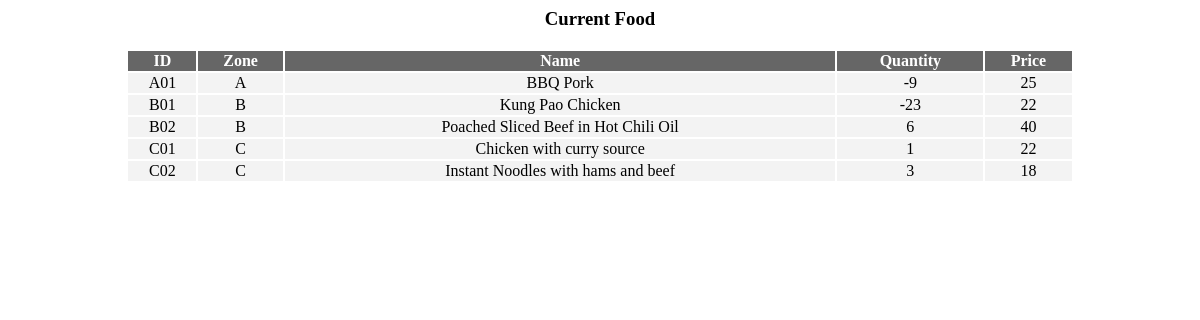
/functions/get_food.php, run on an earlier commit of the app's database.
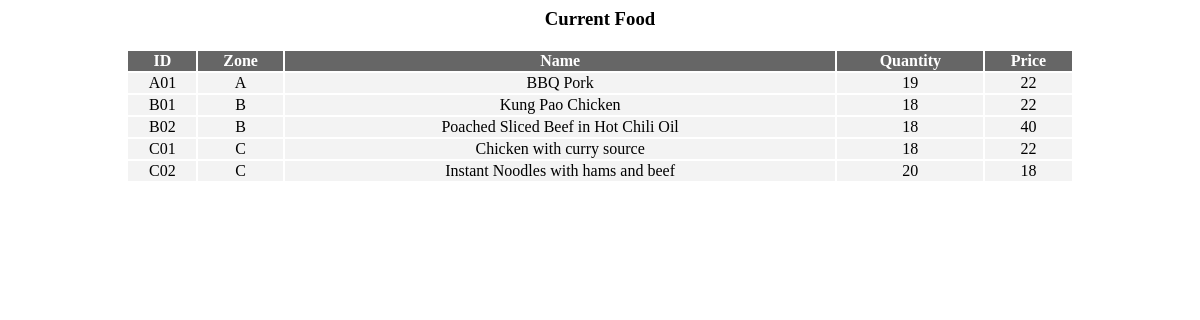
And on a later commit of the database.
### tables this page shows
CREATE TABLE `food` (
  `id` varchar(3) NOT NULL,
  `zone_id` varchar(1) NOT NULL,
  `name` text NOT NULL,
  `quantity` int(3) NOT NULL,
  `price` int(3) NOT NULL
);

### functions/get_food.php (the view, shortened to what this page needs)
<!DOCTYPE>
<html>
	<head>
		<link rel="stylesheet" href="/css/table.css">
	</head>
	<body>
		<div style="margin:auto;text-align:center;width:80%">
			<h3>Current Food</h3>
		</div>
		<?php
		include($_SERVER['DOCUMENT_ROOT'].'/connect.php');
		$sql = "SELECT * FROM food";
		$result = mysqli_query($conn, $sql);
		if ($result){
			echo '
			<table style="margin:auto;width:80%" />
			<thead>
			<tr>
				<th align="center">ID</th>
				<th align="center">Zone</th>
				<th align="center">Name</th>
				<th align="center">Quantity</th>
				<th align="center">Price</th>
			</tr>
			</thead>
			<tbody>
			';
			while ($row = mysqli_fetch_array($result, MYSQLI_ASSOC)){
				echo '<tr><td align="center" />'.$row['id'].'<td align="center" />'.$row['zone_id'].
				'<td align="center" />'.$row['name'].'<td align="center" />'.$row['quantity'].
				'<td align="center" />'.$row['price'].'</tr>';
			}
			echo '</tbody></table>';
		} else {
			echo "<script>alert ('Fetch result error')</script>";
		}
		?>
	</body>
</html>

What changed in the data, as far as the page shows it:
changed food "BBQ Pork": quantity "-9" → "19"; price "25" → "22"
changed food "Kung Pao Chicken": quantity "-23" → "18"
changed food "Poached Sliced Beef in Hot Chili Oil": quantity "6" → "18"
changed food "Chicken with curry source": quantity "1" → "18"
changed food "Instant Noodles with hams and beef": quantity "3" → "20"
